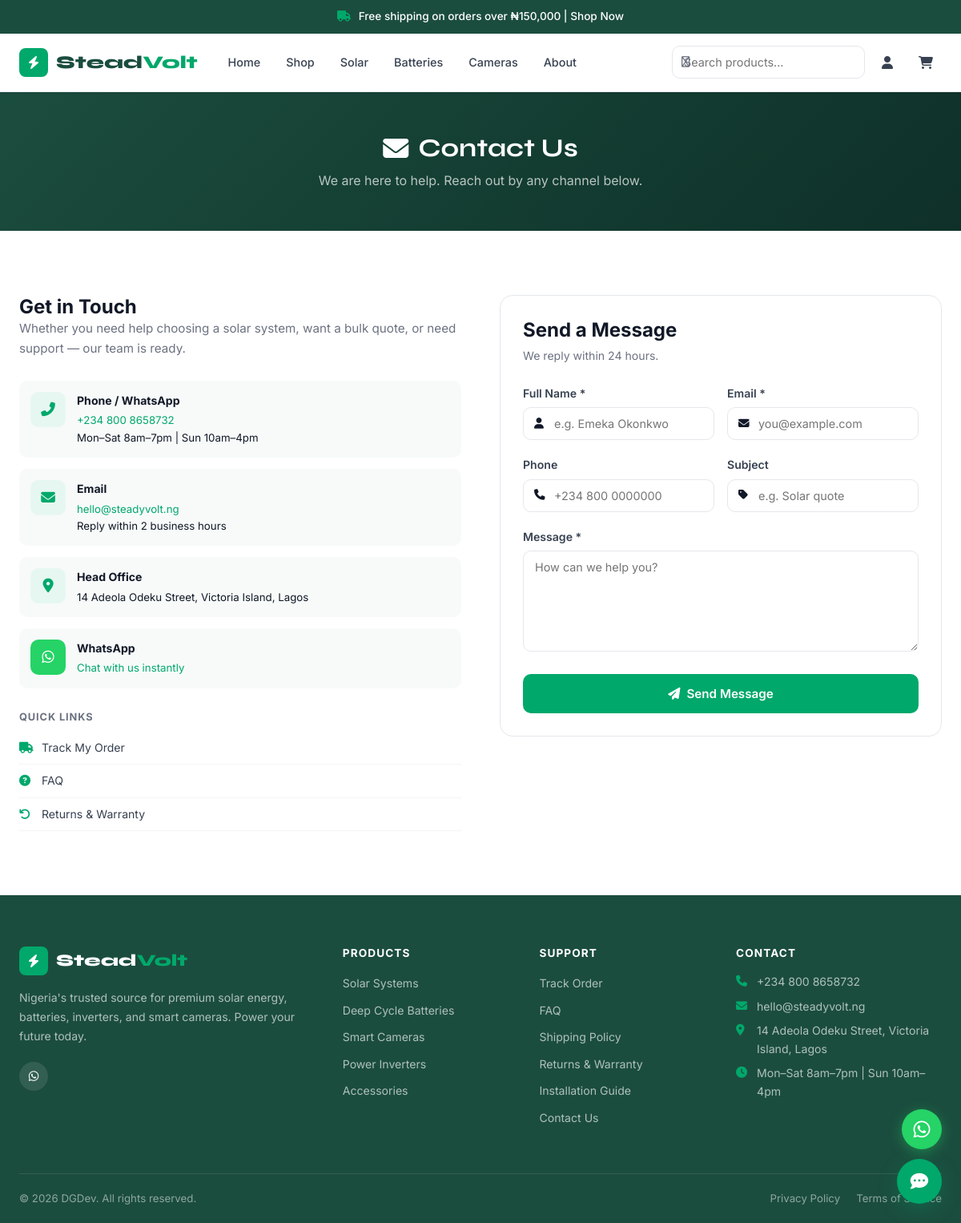
The page /pages/contact.php on the database its author committed.
### tables this page shows
CREATE TABLE settings (
  setting_key   VARCHAR(100) PRIMARY KEY,
  setting_value TEXT,
  updated_at    DATETIME DEFAULT CURRENT_TIMESTAMP ON UPDATE CURRENT_TIMESTAMP
);

### includes/db.php (called while the page is built, shortened)
<?php
class DB {
    private static ?PDO $pdo = null;
    public static function conn(): PDO {
        if (self::$pdo === null) {
            $dsn = sprintf('mysql:host=%s;dbname=%s;charset=%s', DB_HOST, DB_NAME, DB_CHARSET);
            $options = [
                PDO::ATTR_ERRMODE            => PDO::ERRMODE_EXCEPTION,
                PDO::ATTR_DEFAULT_FETCH_MODE => PDO::FETCH_ASSOC,
                PDO::ATTR_EMULATE_PREPARES   => false,
                PDO::MYSQL_ATTR_INIT_COMMAND => "SET NAMES utf8mb4 COLLATE utf8mb4_unicode_ci",
            ];
            try {
                self::$pdo = new PDO($dsn, DB_USER, DB_PASS, $options);
            } catch (PDOException $e) {
                if (APP_DEBUG) {
                    die('DB Connection failed: ' . $e->getMessage());
                }
                die('Service temporarily unavailable. Please try again later.');
            }
        }
        return self::$pdo;
    }
    public static function query(string $sql, array $params = []): PDOStatement {
        $stmt = self::conn()->prepare($sql);
        $stmt->execute($params);
        return $stmt;
    }
    public static function val(string $sql, array $params = []): mixed {
        $r = self::query($sql, $params)->fetchColumn();
        return $r === false ? null : $r;
    }
    public static function setting(string $key, mixed $default = ''): string {
        $v = self::val("SELECT setting_value FROM settings WHERE setting_key = ?", [$key]);
        return $v !== null ? $v : $default;
    }
}

### includes/functions.php (called while the page is built, shortened)
<?php
require_once __DIR__ . '/db.php';
function auth_user(): ?array {
    return $_SESSION['user'] ?? null;
}
function clean(string $str): string {
    return htmlspecialchars(trim($str), ENT_QUOTES, 'UTF-8');
}

### pages/contact.php (the view, shortened to what this page needs)
<?php
require_once dirname(__DIR__) . '/includes/functions.php';
require_once dirname(__DIR__) . '/includes/header.php';
?>
<div class="page-hero-sm"><div class="container"><h1><i class="fas fa-envelope"></i> Contact Us</h1><p>We are here to help. Reach out by any channel below.</p></div></div>
<section class="section-pad"><div class="container"><div class="contact-layout">
  <div class="contact-info-col">
    <h2>Get in Touch</h2>
    <p style="color:var(--gray-500);margin-bottom:28px;font-size:.95rem">Whether you need help choosing a solar system, want a bulk quote, or need support — our team is ready.</p>
    <div class="contact-info-cards">
      <div class="contact-info-card"><div class="contact-info-icon"><i class="fas fa-phone-alt"></i></div><div><strong>Phone / WhatsApp</strong><a href="tel:<?=preg_replace('/\s/','',DB::setting('site_phone'))?>"><?=clean(DB::setting('site_phone'))?></a><span>Mon–Sat 8am–7pm | Sun 10am–4pm</span></div></div>
      <div class="contact-info-card"><div class="contact-info-icon"><i class="fas fa-envelope"></i></div><div><strong>Email</strong><a href="mailto:<?=clean(DB::setting('site_email'))?>"><?=clean(DB::setting('site_email'))?></a><span>Reply within 2 business hours</span></div></div>
      <div class="contact-info-card"><div class="contact-info-icon"><i class="fas fa-map-marker-alt"></i></div><div><strong>Head Office</strong><span><?=clean(DB::setting('site_address'))?></span></div></div>
      <div class="contact-info-card"><div class="contact-info-icon" style="background:#25D366;color:#fff"><i class="fab fa-whatsapp"></i></div><div><strong>WhatsApp</strong><a href="https://wa.me/<?=preg_replace('/\D/','',DB::setting('site_whatsapp'))?>?text=Hello+SteadVolt" target="_blank">Chat with us instantly</a></div></div>
    </div>
    <div class="contact-faq-links">
      <h3>Quick Links</h3>
      <a href="<?=BASE_URL?>/pages/track-order.php"><i class="fas fa-truck"></i> Track My Order</a>
      <a href="<?=BASE_URL?>/pages/faq.php"><i class="fas fa-question-circle"></i> FAQ</a>
      <a href="<?=BASE_URL?>/pages/returns-warranty.php"><i class="fas fa-undo"></i> Returns &amp; Warranty</a>
    </div>
  </div>
  <div class="contact-form-col">
    <div class="profile-card">
      <h2 style="margin-bottom:6px">Send a Message</h2>
      <p style="color:var(--gray-500);font-size:.88rem;margin-bottom:24px">We reply within 24 hours.</p>
      <form method="POST" novalidate>
        <div class="form-row-2">
          <div class="form-group"><label>Full Name *</label><div class="input-wrap"><i class="fas fa-user input-icon"></i><input type="text" name="name" required placeholder="e.g. Emeka Okonkwo" maxlength="160"/></div></div>
          <div class="form-group"><label>Email *</label><div class="input-wrap"><i class="fas fa-envelope input-icon"></i><input type="email" name="email" required placeholder="you@example.com"/></div></div>
        </div>
        <div class="form-row-2">
          <div class="form-group"><label>Phone</label><div class="input-wrap"><i class="fas fa-phone input-icon"></i><input type="tel" name="phone" placeholder="+234 800 0000000"/></div></div>
          <div class="form-group"><label>Subject</label><div class="input-wrap"><i class="fas fa-tag input-icon"></i><input type="text" name="subject" placeholder="e.g. Solar quote" maxlength="200"/></div></div>
        </div>
        <div class="form-group"><label>Message *</label><textarea name="message" rows="6" required placeholder="How can we help you?" maxlength="3000"></textarea></div>
        <button type="submit" class="btn btn-primary" style="width:100%;justify-content:center;padding:13px"><i class="fas fa-paper-plane"></i> Send Message</button>
      </form>
    </div>
  </div>
</div></div></section>
<?php require_once dirname(__DIR__) . '/includes/footer.php'; ?>

### includes/header.php (shortened to what this page needs)
<?php
require_once __DIR__ . '/functions.php';
$announce  = DB::setting('announcement_bar', '');
$user      = auth_user();
$current   = basename($_SERVER['PHP_SELF'], '.php');
?>
<!DOCTYPE html>
<html lang="en">
<head>
    <link href="<?= BASE_URL ?>/fontawesome5/css/all.css" rel="stylesheet">
  <link rel="stylesheet" href="<?= BASE_URL ?>/assets/css/style.css"/>
</head>
<body>
<?php if ($announce): ?>
<div class="announcement-bar">
  <i class="fas fa-truck"></i> <?= clean($announce) ?>
</div>
<?php endif; ?>
<header id="header">
  <div class="container">
    <nav class="nav-inner">
      <a href="<?= BASE_URL ?>/index.php" class="nav-logo">
        <div class="logo-mark"><i class="fas fa-bolt"></i></div>
        <span>Stead<em>Volt</em></span>
      </a>
      <ul class="nav-links">
        <li><a href="<?= BASE_URL ?>/index.php" <?= $current==='index'?'class="active"':'' ?>>Home</a></li>
        <li><a href="<?= BASE_URL ?>/shop.php"   <?= $current==='shop'  ?'class="active"':'' ?>>Shop</a></li>
        <li><a href="<?= BASE_URL ?>/solar.php"  <?= $current==='solar' ?'class="active"':'' ?>>Solar</a></li>
        <li><a href="<?= BASE_URL ?>/batteries.php" <?= $current==='batteries'?'class="active"':'' ?>>Batteries</a></li>
        <li><a href="<?= BASE_URL ?>/cameras.php"   <?= $current==='cameras'  ?'class="active"':'' ?>>Cameras</a></li>
        <li><a href="<?= BASE_URL ?>/pages/about.php" <?= $current==='about'?'class="active"':'' ?>>About</a></li>
      </ul>
      <div class="nav-actions">
        <div class="search-bar" id="searchBar">
          <i class="far fa-search"></i>
          <input type="text" id="siteSearch" placeholder="Search products…" autocomplete="off"/>
        </div>
        <?php if ($user): ?>
        <div class="nav-user-dropdown">
          <button class="nav-icon-btn user-toggle" title="Account">
            <?php if ($user['avatar']): ?>
              <img src="<?= avatar_url($user['avatar']) ?>" class="nav-avatar" alt="avatar"/>
            <?php else: ?>
              <i class="fas fa-user-circle" style="font-size:1.4rem"></i>
            <?php endif; ?>
          </button>
          <div class="user-dropdown-menu">
            <div class="udm-header">
              <strong><?= clean($user['first_name'] . ' ' . $user['last_name']) ?></strong>
              <span><?= clean($user['email']) ?></span>
            </div>
            <a href="<?= BASE_URL ?>/pages/profile.php"><i class="fas fa-user"></i> My Account</a>
            <a href="<?= BASE_URL ?>/pages/profile-orders.php"><i class="fas fa-shopping-bag"></i> My Orders</a>
            <a href="<?= BASE_URL ?>/pages/profile-wishlist.php"><i class="fas fa-heart"></i> Wishlist</a>
            <?php if (is_admin()): ?>
            <a href="<?= BASE_URL ?>/admin/dashboard.php"><i class="fas fa-tachometer-alt"></i> Admin Panel</a>
            <?php endif; ?>
            <div class="udm-divider"></div>
            <a href="<?= BASE_URL ?>/api/auth.php?action=logout"><i class="fas fa-sign-out-alt"></i> Logout</a>
          </div>
        </div>
        <?php else: ?>
        <a href="<?= BASE_URL ?>/pages/login.php" class="nav-icon-btn" title="Sign In">
          <i class="fas fa-user"></i>
        </a>
        <?php endif; ?>
        <a href="<?= BASE_URL ?>/cart.php" class="nav-icon-btn cart-btn" aria-label="Cart">
          <i class="fas fa-shopping-cart"></i>
        </a>
      </div>
    </nav>
  </div>
</header>

### includes/footer.php (shortened to what this page needs)
<?php
$whatsapp         = DB::setting('site_whatsapp', '');
$site_email       = DB::setting('site_email', 'hello@steadvolt.ng');
$site_phone       = DB::setting('site_phone', '+234 800 8658732');
$site_address     = DB::setting('site_address', '14 Adeola Odeku, VI, Lagos');
?>
<footer class="site-footer">
  <div class="container">
    <div class="footer-grid">
      <div class="footer-brand">
        <a href="<?= BASE_URL ?>/index.php" class="footer-logo">
          <div class="logo-mark"><i class="fas fa-bolt"></i></div>
          <span>Stead<em>Volt</em></span>
        </a>
        <p>Nigeria's trusted source for premium solar energy, batteries, inverters, and smart cameras. Power your future today.</p>
        <div class="footer-social">
          <?php if ($whatsapp): ?><a href="https://wa.me/<?= preg_replace('/\D/', '', $whatsapp) ?>" target="_blank" aria-label="WhatsApp"><i class="fab fa-whatsapp"></i></a><?php endif; ?>
        </div>
      </div>
      <div class="footer-col">
        <h4>Products</h4>
        <ul>
          <li><a href="<?= BASE_URL ?>/solar.php">Solar Systems</a></li>
          <li><a href="<?= BASE_URL ?>/batteries.php">Deep Cycle Batteries</a></li>
          <li><a href="<?= BASE_URL ?>/cameras.php">Smart Cameras</a></li>
          <li><a href="<?= BASE_URL ?>/shop.php?cat=inverters">Power Inverters</a></li>
          <li><a href="<?= BASE_URL ?>/shop.php?cat=accessories">Accessories</a></li>
        </ul>
      </div>
      <div class="footer-col">
        <h4>Support</h4>
        <ul>
          <li><a href="<?= BASE_URL ?>/pages/track-order.php">Track Order</a></li>
          <li><a href="<?= BASE_URL ?>/pages/faq.php">FAQ</a></li>
          <li><a href="<?= BASE_URL ?>/pages/shipping-policy.php">Shipping Policy</a></li>
          <li><a href="<?= BASE_URL ?>/pages/returns-warranty.php">Returns & Warranty</a></li>
          <li><a href="<?= BASE_URL ?>/pages/installation-guide.php">Installation Guide</a></li>
          <li><a href="<?= BASE_URL ?>/pages/contact.php">Contact Us</a></li>
        </ul>
      </div>
      <div class="footer-col">
        <h4>Contact</h4>
        <ul class="footer-contact-list">
          <li><i class="fas fa-phone"></i> <a href="tel:<?= preg_replace('/\s/', '', $site_phone) ?>"><?= clean($site_phone) ?></a></li>
          <li><i class="fas fa-envelope"></i> <a href="mailto:<?= clean($site_email) ?>"><?= clean($site_email) ?></a></li>
          <li><i class="fas fa-map-marker-alt"></i> <?= clean($site_address) ?></li>
          <li><i class="fas fa-clock"></i> Mon–Sat 8am–7pm | Sun 10am–4pm</li>
        </ul>
      </div>
    </div>
    <div class="footer-bottom">
      <p>&copy; <?= date('Y') ?> DGDev. All rights reserved.</p>
      <div class="footer-bottom-links">
        <a href="<?= BASE_URL ?>/pages/privacy.php">Privacy Policy</a>
        <a href="<?= BASE_URL ?>/pages/terms.php">Terms of Service</a>
      </div>
    </div>
  </div>
</footer>
<div id="chatbotWidget" class="chatbot-widget">
  <button id="chatbotToggle" class="chatbot-toggle" aria-label="Open chat">
    <i class="fas fa-comment-dots chatbot-icon-open"></i>
  </button>
</div>
<?php if ($whatsapp): ?>
<a href="https://wa.me/<?= preg_replace('/\D/', '', $whatsapp) ?>?text=Hello+SteadVolt" class="whatsapp-float" target="_blank" aria-label="WhatsApp Chat">
  <i class="fab fa-whatsapp"></i>
</a>
<?php endif; ?>
</body>
</html>

### pages/contact.php (style rules this page uses)
.contact-layout { display:grid;grid-template-columns:1fr 1fr;gap:48px }
.contact-info-cards { display:flex;flex-direction:column;gap:14px;margin-bottom:28px }
.contact-info-card { display:flex;align-items:flex-start;gap:14px;padding:14px;background:var(--off-white);border-radius:var(--radius) }
.contact-info-icon { width:44px;height:44px;border-radius:10px;background:var(--green-light);color:var(--green);display:flex;align-items:center;justify-content:center;font-size:1.1rem;flex-shrink:0 }
.contact-info-card strong { display:block;font-size:.88rem;margin-bottom:3px }
.contact-info-card a,.contact-info-card span { display:block;font-size:.83rem;color:var(--gray-600) }
.contact-info-card a { color:var(--green) }
.contact-faq-links h3 { font-size:.8rem;text-transform:uppercase;letter-spacing:.07em;color:var(--gray-500);margin-bottom:10px }
.contact-faq-links a { display:flex;align-items:center;gap:10px;padding:9px 0;border-bottom:1px solid var(--gray-100);font-size:.88rem;color:var(--gray-700) }
.contact-faq-links i { color:var(--green);width:18px }

### rows shown on the page
settings: setting_value "Free shipping on orders over ₦150,000 | Shop Now"
settings: setting_value "+234 800 8658732"
settings: setting_value "hello@steadyvolt.ng"
settings: setting_value "14 Adeola Odeku Street, Victoria Island, Lagos"
